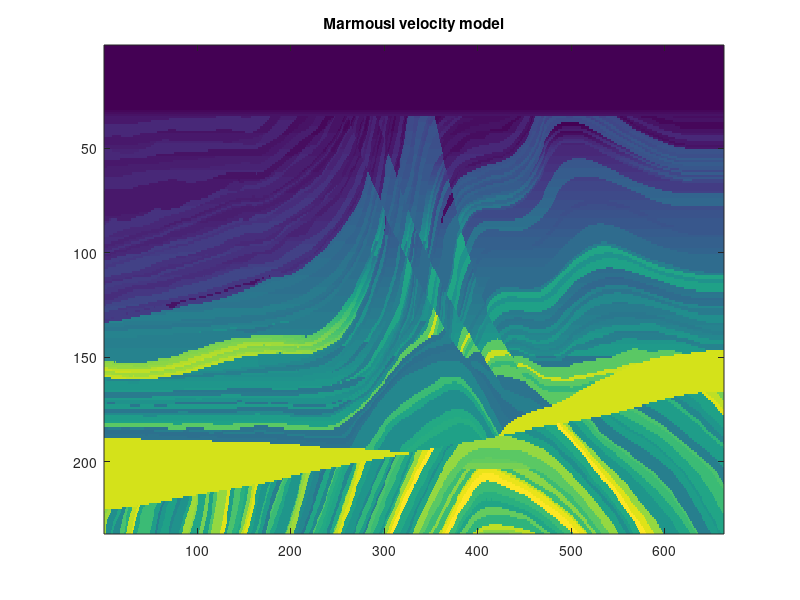
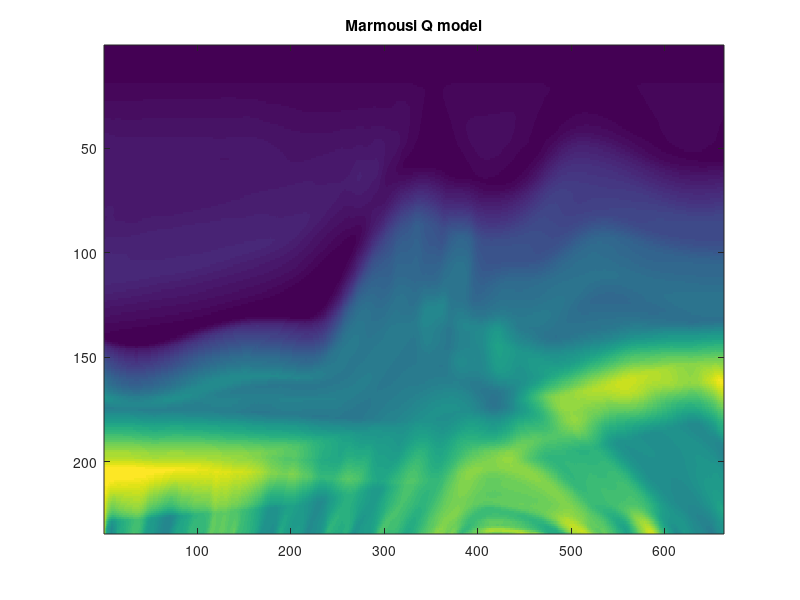

These figures' MATLAB source, in order:
clc;
clear;

%% Size of the Marmousi model.
nx=663;
nz=234;

%% Read ASCII data.
fp=fopen('acc_vp.txt','r');
vp=fread(fp,[nz, nx], 'float');
fclose(fp);

fp=fopen('acc_Qp.txt','r');
Qp=fread(fp,[nz, nx], 'float');
fclose(fp);

%% Converting ASCII data to binary data.
fp=fopen('acc_vp.dat','wb');
fwrite(fp,vp,'float');
fclose(fp);

fp=fopen('acc_Qp.dat','wb');
fwrite(fp,Qp,'float');
fclose(fp);

%% Display the Marmousi models.
figure;
imagesc(vp);
title('Marmousi velocity model');
figure;
imagesc(Qp);
title('Marmousi Q model');